Frame 1 (no input): blank canvas, image omitted
Frame 60 (the mouse pressed at the canvas centre just before this capture): blank canvas, image omitted
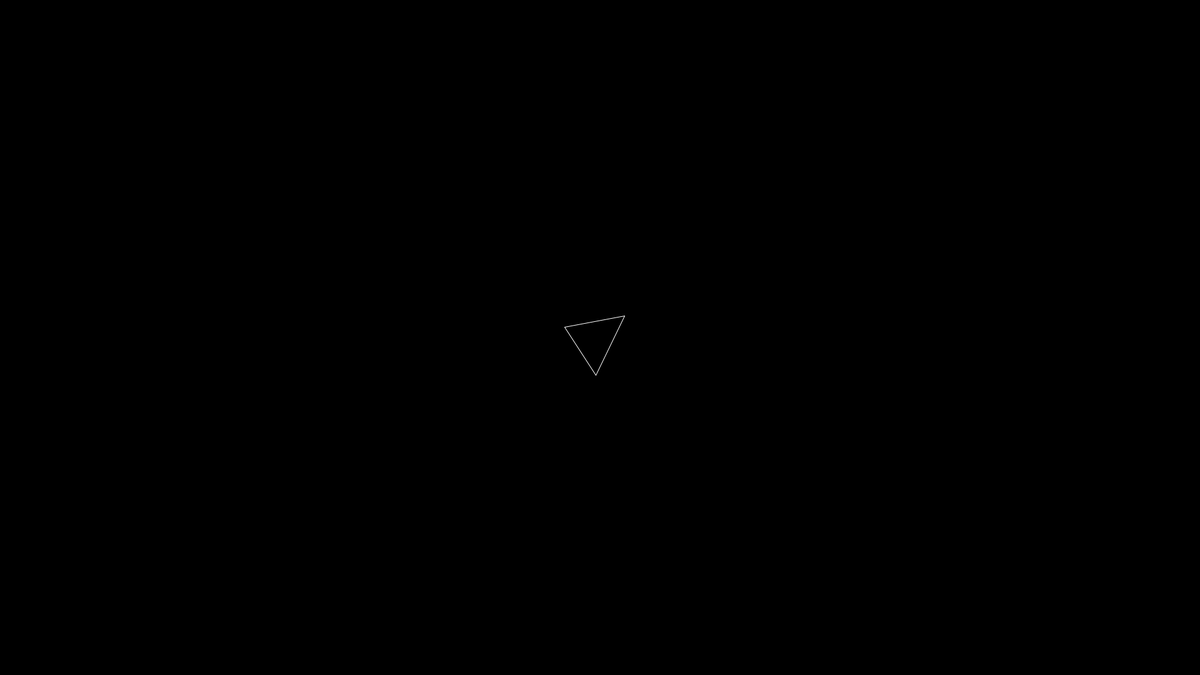
Frame 120 (the mouse held since frame 60 and released just before this capture)

The Processing sketch whose frames 1 and 60 were blank and that drew this single picture after the mouse press (run headless with seeded random() and noise(); from frame 60 on, the mouse is pressed at the canvas centre):

// Processing sketch: PolygonSaturation
// ── PolygonSaturation.pde
/**
 * Constants
 */

/**
 * Values
 */

private ArrayList<Vertex> vertices = new ArrayList<Vertex>();

private ArrayList<Polygon> polygons = new ArrayList<Polygon>();

private float polygonRadius;

/**
 * Lifecycle
 */

void setup() {
  size(1920, 1080);
  // fullScreen();
  // fullScreen(2);
  background(0);
  initVertices();
}

void draw() {
  background(0);
  noFill();
  stroke(0xFFFFFFFF);
  for (final Polygon polygon : polygons) {
    polygon.drawAndUpdate();
  }
  
  for (final Vertex vertex : vertices) {
    vertex.update();
  }
}

void keyPressed() {
  addPolygon();
}

/**
 * Implementations
 */

private void initVertices() {
  final float centerX = width / 2f;
  final float centerY = height / 2f;
  polygonRadius = width / 64f;

  final Vertex[] newVertices = new Vertex[3];
  for (int i = 0; i < 3; i++) {
    final float vertexAngle = (TWO_PI / 3f) * (i + 1);
    final float vertexX = centerX + (cos(vertexAngle) * polygonRadius);
    final float vertexY = centerY + (sin(vertexAngle) * polygonRadius);

    final Vertex vertex = new Vertex(vertexX, vertexY);
    vertices.add(vertex);
    newVertices[i] = vertex;
  }

  final Polygon polygon = new Polygon(newVertices);
  polygons.add(polygon);
}

private void addPolygon() {
  final int lastVertexIndex = vertices.size() - 1;

  final Vertex[] lastVertices = new Vertex[] {
    vertices.get(lastVertexIndex), 
    vertices.get(lastVertexIndex - 1)
  };

  final Vertex[] newVertices = new Vertex[3];
  newVertices[0] = lastVertices[0];
  newVertices[1] = lastVertices[1];

  final Vertex newVertex = new Vertex(lastVertices);
  vertices.add(newVertex);
  newVertices[2] = newVertex;

  final Polygon polygon = new Polygon(newVertices);
  polygons.add(polygon);
}
// ── Polygon.pde
public class Polygon { //<>//

  private Vertex[] vertices;

  public Polygon(final Vertex[] vertices) {
    this.vertices = vertices;
  }

  public void drawAndUpdate() {

    for (int currentVertexIndex = 0; currentVertexIndex < 3; currentVertexIndex++) {
      final int nextVertexIndex;
      if (currentVertexIndex < 2) {
        nextVertexIndex = currentVertexIndex + 1;
      } else {
        nextVertexIndex = 0;
      }

      line(
        vertices[currentVertexIndex].getX(), 
        vertices[currentVertexIndex].getY(), 
        vertices[nextVertexIndex].getX(), 
        vertices[nextVertexIndex].getY()
        );

    }
  }
}
// ── Vertex.pde
public class Vertex {

  //private int id;

  private float x;

  private float y;

  private float maxJitter = 0f;

  private float maxJitterHalf = 0f;

  public Vertex(final float x, final float y) {
    //this.id = id;
    this.x = x;
    this.y = y;
    setMaxJitter(width / 256f);
  }

  public Vertex(final Vertex[] otherVertices) {
    final float s = 1/sqrt(PI);
    x = otherVertices[1].x + s * (otherVertices[1].y - otherVertices[0].y);
    y = otherVertices[1].y + s * (otherVertices[0].x - otherVertices[1].x);
  }

  public float getX() {
    return x;
  }

  public float getY() {
    return y;
  }

  public void update() {
    x += getJitter();
    y += getJitter();
  }

  public float angle(final Vertex otherVertex) {
    return angle(x, y, otherVertex.x, otherVertex.y);
  }

  private float angle(
    final float x1, 
    final float y1, 
    final float x2, 
    final float y2
    ) {
    final float calcAngle = atan2(
      -(y1 - y2), 
      x2 - x1
      );

    if (calcAngle < 0) {
      return calcAngle + TWO_PI;
    } else {
      return calcAngle;
    }
  }

  private float getJitter() {
    return maxJitterHalf - random(maxJitter);
  }

  private void setMaxJitter(final float maxJitter) {
    this.maxJitter = maxJitter;
    this.maxJitterHalf = this.maxJitter / 2f;
  }
}
